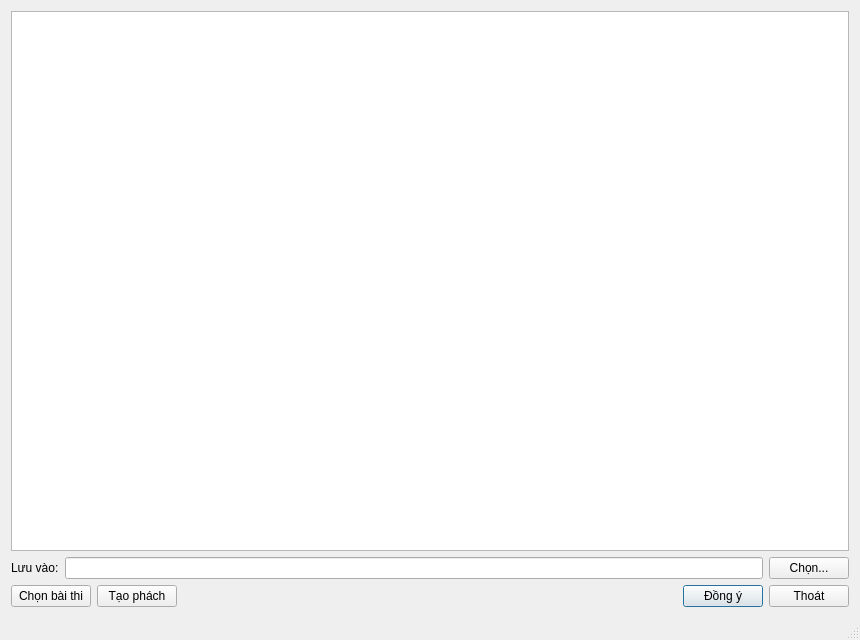
<?xml version="1.0" encoding="UTF-8"?>
<ui version="4.0">
 <class>MainWindowClass</class>
 <widget class="QMainWindow" name="MainWindowClass">
  <property name="geometry">
   <rect>
    <x>0</x>
    <y>0</y>
    <width>860</width>
    <height>640</height>
   </rect>
  </property>
  <property name="windowTitle">
   <string>Đánh phách tự động</string>
  </property>
  <property name="windowIcon">
   <iconset resource="MainWindow.qrc">
    <normaloff>:/Resources/exam.svg</normaloff>:/Resources/exam.svg</iconset>
  </property>
  <widget class="QWidget" name="centralWidget">
   <layout class="QGridLayout" name="gridLayout">
    <item row="0" column="0">
     <widget class="QTableWidget" name="tableWidget"/>
    </item>
    <item row="1" column="0">
     <layout class="QHBoxLayout" name="horizontalLayout">
      <item>
       <widget class="QLabel" name="locationLbl">
        <property name="text">
         <string>Lưu vào:</string>
        </property>
       </widget>
      </item>
      <item>
       <widget class="QLineEdit" name="dirLedr"/>
      </item>
      <item>
       <widget class="QPushButton" name="selectDirBtn">
        <property name="text">
         <string>Chọn...</string>
        </property>
       </widget>
      </item>
     </layout>
    </item>
    <item row="2" column="0">
     <layout class="QHBoxLayout" name="horizontalLayout_2">
      <item>
       <widget class="QPushButton" name="browseBtn">
        <property name="text">
         <string>Chọn bài thi</string>
        </property>
       </widget>
      </item>
      <item>
       <widget class="QPushButton" name="shuffleBtn">
        <property name="text">
         <string>Tạo phách</string>
        </property>
       </widget>
      </item>
      <item>
       <spacer name="horizontalSpacer">
        <property name="orientation">
         <enum>Qt::Horizontal</enum>
        </property>
        <property name="sizeHint" stdset="0">
         <size>
          <width>40</width>
          <height>20</height>
         </size>
        </property>
       </spacer>
      </item>
      <item>
       <widget class="QPushButton" name="applyBtn">
        <property name="text">
         <string>Đồng ý</string>
        </property>
        <property name="autoDefault">
         <bool>true</bool>
        </property>
        <property name="default">
         <bool>true</bool>
        </property>
       </widget>
      </item>
      <item>
       <widget class="QPushButton" name="cancelBtn">
        <property name="text">
         <string>Thoát</string>
        </property>
       </widget>
      </item>
     </layout>
    </item>
   </layout>
  </widget>
  <widget class="QStatusBar" name="statusBar"/>
 </widget>
 <layoutdefault spacing="6" margin="11"/>
 <tabstops>
  <tabstop>browseBtn</tabstop>
  <tabstop>selectDirBtn</tabstop>
  <tabstop>dirLedr</tabstop>
  <tabstop>shuffleBtn</tabstop>
  <tabstop>applyBtn</tabstop>
  <tabstop>cancelBtn</tabstop>
  <tabstop>tableWidget</tabstop>
 </tabstops>
 <resources>
  <include location="MainWindow.qrc"/>
 </resources>
 <connections/>
</ui>
